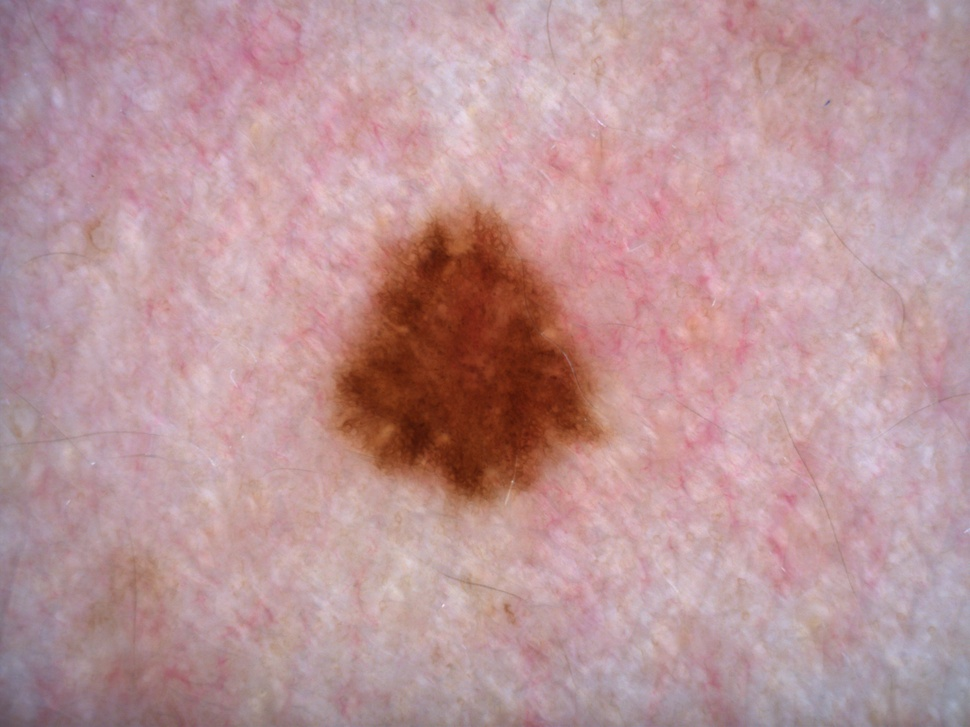
#> input picture ml/26.jpg, 970 x 727 px, shrunk from 2560 x 1920 before the run
$ python -i one_structureless.py   (imports and definitions only)
#> lines starting #> are read from the running program, lines starting #| are printed output that depends on the picture
#> further down, picture is the input picture: shape (727, 970, 3); mean B, G, R 153.2, 149.4, 187.2
import cv2
import pandas as pd
from joblib import load

# [1 line not run here, left out]

def clahe_filter(img, limit: float = 10, grid: tuple = (6, 4)):
    """
    Увеличение контрастности изображения с помощью CLAHE.
    :param img: входное изображение
    :param limit: предел контрастности
    :param grid: количество плиток по строкам и столбцам
    :return: результат увеличения контрастности
    """
#> called with limit = 10, grid = (6, 4)
    lab = cv2.cvtColor(img, cv2.COLOR_BGR2LAB)
#> lab: shape (727, 970, 3); mean of channels 0, 1, 2 166.8, 143.1, 132
    l, _, _ = cv2.split(lab)
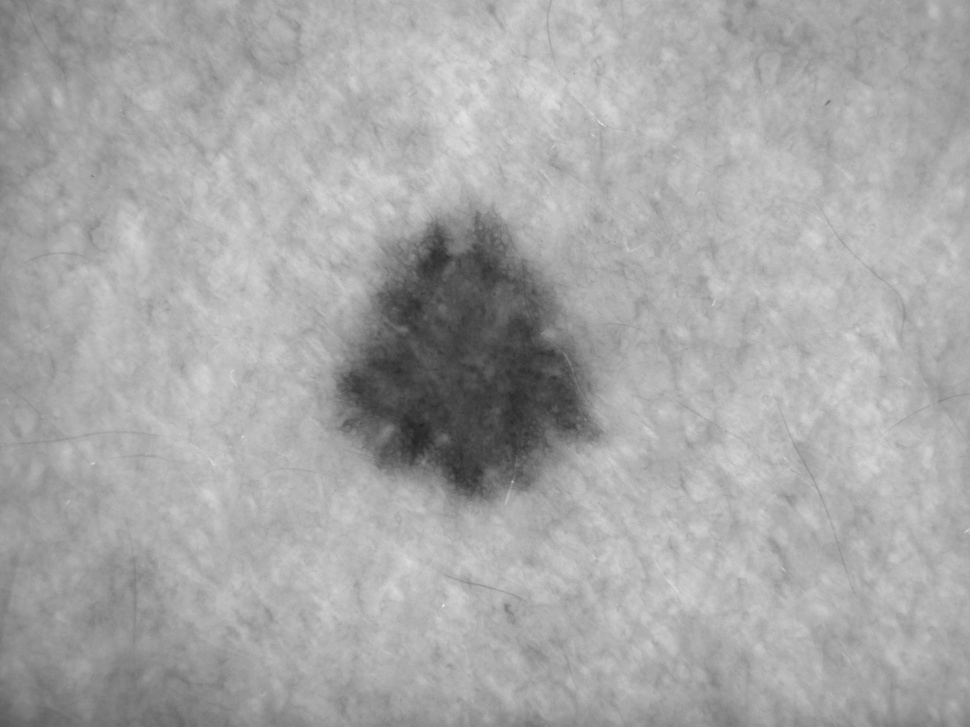
#> l: shape (727, 970); min 36, max 237, mean 166.8
    clahe = cv2.createCLAHE(clipLimit=limit, tileGridSize=grid)
    return clahe.apply(l)
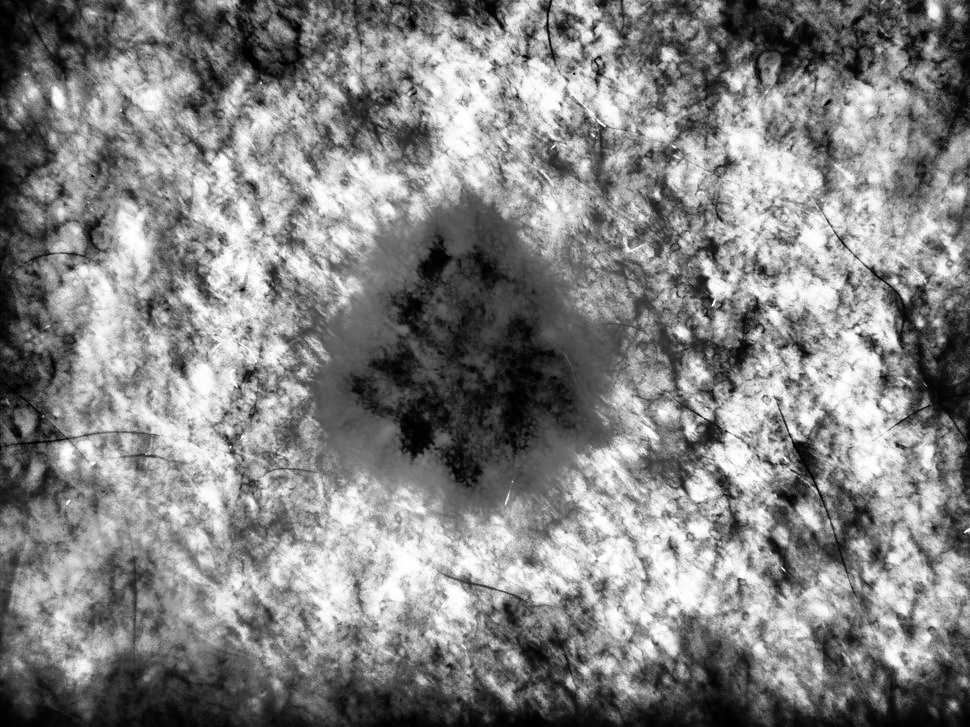
#> returned value: shape (727, 970); min 0, max 255, mean 130.9


def segmentation(image, mask):
    """
    Сегментация изображения.
    :param image: входное изображение
    :param mask: маска изображения
    :return: сегментированная маска
    """
    equ = clahe_filter(image, 10, (6, 4))
    masked_image = cv2.bitwise_and(equ, equ, mask=mask)
    _, binar = cv2.threshold(masked_image, 0, 255, cv2.THRESH_BINARY_INV + cv2.THRESH_OTSU)
    return cv2.bitwise_and(binar, binar, mask=mask)

def feature_from_im(image, mask_of_les):
    """
    Извлечение признаков из изображения.
    :param image: входное изображение
    :param mask_of_les: маска пигментированного кожного поражения
    :return: список признаков (количество в 20 интервалах канала Hue)
    """
    result_mask = segmentation(image, mask_of_les)
    hsv = cv2.cvtColor(image, cv2.COLOR_BGR2HSV)

    counts = cv2.calcHist([hsv], [0], result_mask, [20], [0, 180])

    return [counts.transpose()[0].tolist()]

def main(img, mask) -> str:
    """
    Классификация изображения.
    :param img: изображение для классификации
    :param mask: маска изображения
    :return: предсказанная метка "Один цвет" , "Несколько цветов"
    """

    features = feature_from_im(img, mask)
    df = pd.DataFrame([features[0],])
    pred = clf.predict(df)

    if pred[0] == 1:
        return 'Один цвет'
    else:
        return 'Несколько цветов'

>>> import cv2
>>> picture = cv2.imread('26.jpg')
>>> result = clahe_filter(picture)
